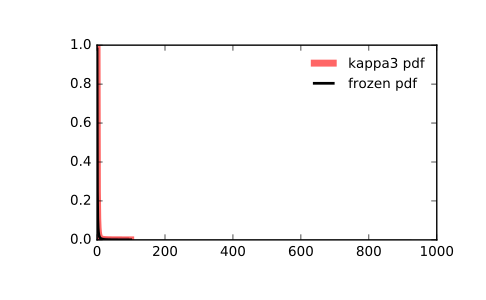

This chart was generated by the following Python code:
from scipy.stats import kappa3
import matplotlib.pyplot as plt
fig, ax = plt.subplots(1, 1)

# Calculate a few first moments:

a = 1
mean, var, skew, kurt = kappa3.stats(a, moments='mvsk')

# Display the probability density function (``pdf``):

x = np.linspace(kappa3.ppf(0.01, a),
                kappa3.ppf(0.99, a), 100)
ax.plot(x, kappa3.pdf(x, a),
       'r-', lw=5, alpha=0.6, label='kappa3 pdf')

# Alternatively, the distribution object can be called (as a function)
# to fix the shape, location and scale parameters. This returns a "frozen"
# RV object holding the given parameters fixed.

# Freeze the distribution and display the frozen ``pdf``:

rv = kappa3(a)
ax.plot(x, rv.pdf(x), 'k-', lw=2, label='frozen pdf')

# Check accuracy of ``cdf`` and ``ppf``:

vals = kappa3.ppf([0.001, 0.5, 0.999], a)
np.allclose([0.001, 0.5, 0.999], kappa3.cdf(vals, a))
# True

# Generate random numbers:

r = kappa3.rvs(a, size=1000)

# And compare the histogram:

ax.hist(r, normed=True, histtype='stepfilled', alpha=0.2)
ax.legend(loc='best', frameon=False)
plt.show()
